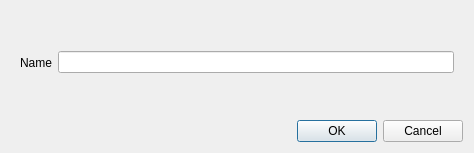
<?xml version="1.0" encoding="UTF-8"?>
<ui version="4.0">
 <comment>
  * Released as open source by Gabriel Caudrelier
  *
  * Developed by Gabriel Caudrelier, gabriel dot caudrelier at gmail dot com
  *
  * https://github.com/metrodango/pip3line
  *
  * Released under BSD 3-Clause see LICENSE for more information
</comment>
 <class>textInputDialog</class>
 <widget class="QDialog" name="textInputDialog">
  <property name="geometry">
   <rect>
    <x>0</x>
    <y>0</y>
    <width>474</width>
    <height>153</height>
   </rect>
  </property>
  <property name="windowTitle">
   <string>Dialog</string>
  </property>
  <layout class="QVBoxLayout" name="verticalLayout">
   <item>
    <widget class="QWidget" name="widget" native="true">
     <layout class="QHBoxLayout" name="horizontalLayout">
      <item>
       <widget class="QLabel" name="inputLabel">
        <property name="text">
         <string>Name</string>
        </property>
       </widget>
      </item>
      <item>
       <widget class="QLineEdit" name="inputLineEdit"/>
      </item>
     </layout>
    </widget>
   </item>
   <item>
    <widget class="QDialogButtonBox" name="buttonBox">
     <property name="orientation">
      <enum>Qt::Horizontal</enum>
     </property>
     <property name="standardButtons">
      <set>QDialogButtonBox::Cancel|QDialogButtonBox::Ok</set>
     </property>
    </widget>
   </item>
  </layout>
 </widget>
 <resources/>
 <connections>
  <connection>
   <sender>buttonBox</sender>
   <signal>accepted()</signal>
   <receiver>textInputDialog</receiver>
   <slot>accept()</slot>
   <hints>
    <hint type="sourcelabel">
     <x>248</x>
     <y>254</y>
    </hint>
    <hint type="destinationlabel">
     <x>157</x>
     <y>274</y>
    </hint>
   </hints>
  </connection>
  <connection>
   <sender>buttonBox</sender>
   <signal>rejected()</signal>
   <receiver>textInputDialog</receiver>
   <slot>reject()</slot>
   <hints>
    <hint type="sourcelabel">
     <x>316</x>
     <y>260</y>
    </hint>
    <hint type="destinationlabel">
     <x>286</x>
     <y>274</y>
    </hint>
   </hints>
  </connection>
 </connections>
</ui>
